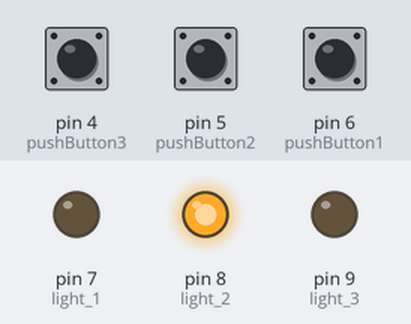
Simulated run of this sketch. Board: Arduino Uno, built with avr-gcc and run on an emulated ATmega328P. Parts: output pins drawn as LEDs (lit = HIGH). The inputs (shaded band) are chosen by the test bench; at power-on: pin 5 (pushButton2) HIGH, pin 6 (pushButton1) HIGH, pin 4 (pushButton3) HIGH. What the sketch prints to the serial monitor is not drawn.

Above: at 1.2 s.
1.3 s: pin 5 (pushButton2) pulled LOW for 0.15 s
At 2.1 s:
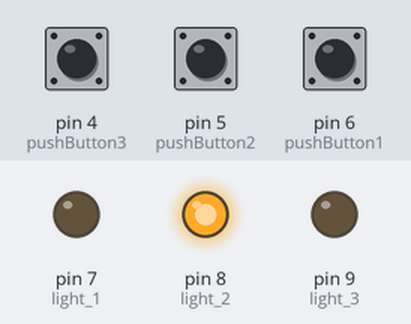
2.9 s: pin 6 (pushButton1) pulled LOW for 0.15 s
At 4.2 s:
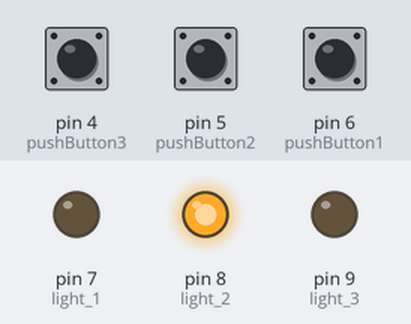
4.5 s: pin 6 (pushButton1) pulled LOW for 1 s
7.5 s: pin 6 (pushButton1) pulled LOW for 3.2 s
12.2 s: pin 5 (pushButton2) pulled LOW for 1 s
At 12.43 s:
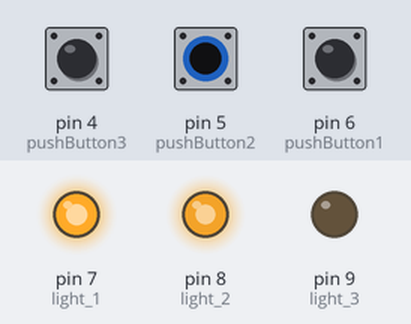
15.2 s: pin 5 (pushButton2) pulled LOW for 3.2 s
At 19.0 s:
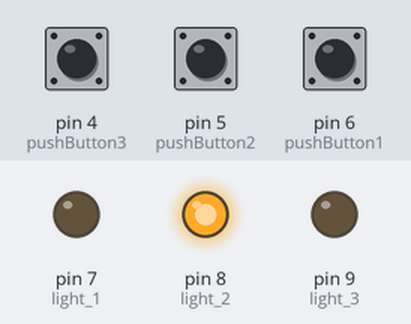
Timing chart, 0 to 20.5 s (numbered marks = the images above; inputs shaded):
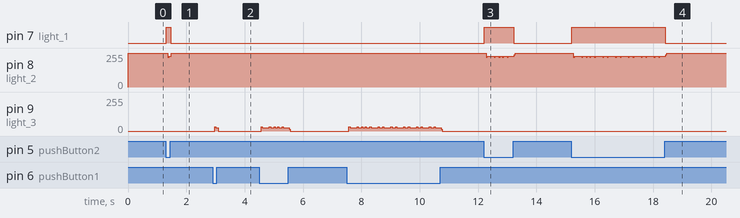

The sketch:

led.ino
```cpp
// digital pin 4,5,6 has a pushbuttons attached to it. Give them a name:
int pushButton1 = 6;  //button 1
int pushButton2 = 5;  //button 2
int pushButton3 = 4;  //button 3


// the setup routine runs once when you press reset:
void setup() {
  // initialize serial communication at 9600 bits per second:
  Serial.begin(9600);
  // make the pushbuttons' pins an input:
  pinMode(pushButton1, INPUT);
  pinMode(pushButton2, INPUT);
  pinMode(pushButton3, INPUT);
  pinMode(7, OUTPUT); // light 1
  pinMode(8, OUTPUT); // light 2
  pinMode(9, OUTPUT); // light 3
}

// the loop routine runs over and over again forever:
void loop() {
  // read the inputs of the three pins:
  int buttonState1 = digitalRead(pushButton1);
  int buttonState2 = digitalRead(pushButton2);
  int buttonState3 = digitalRead(pushButton3);
  // print out the state of the three buttons:
  Serial.println(buttonState1);
  Serial.println(buttonState2);
  Serial.println(buttonState3);
  delay(1);// delay in between reads for stability// delay in between reads for stability

  // if and else statements turning on and off lights when the corresponding buttons are pressed
  if (buttonState1 == LOW) {    // for button 1 not being pressed
    digitalWrite(9, HIGH);      // light 3 is turned on
  } else {
    if (buttonState2 == LOW) {  // for button 2 not being pressed while 1 is pressed
      digitalWrite(7, HIGH);    // light 1 is turned on
    } else {                    // for button 2 being pressed while 1 is pressed
      digitalWrite(7, LOW);     // light 1 is turned off
    }
  }

  delay(1);// delay in between reads for stability// delay in between reads for stability
  if (buttonState2 == LOW) {    // for button 2 not being pressed
    digitalWrite(8, LOW);       // light 2 is turned off
  } else {                      // for button 2 being pressed
    digitalWrite(8, HIGH);      // light 2 is turned on
    digitalWrite(9, LOW);       // light 3 is turned off
  }

  delay(1);// delay in between reads for stability// delay in between reads for stability
  if (buttonState3 == LOW) {    // for button 3 not being pressed
    digitalWrite(7, LOW);       // light 1 is turned off
  } else {                      // for button 3 being pressed
    digitalWrite(8, HIGH);      // light 2 is turn on
  }
}
```

Measured:
- after the input at 1.3 s, pin 7 (light_1): LOW → HIGH at once, → LOW 0.15 s later; pin 8 (light_2): 255/255 → 229/255 after 0.07 s, → 255/255 0.12 s later
- after the input at 2.9 s, pin 9 (light_3): 0/255 → 26/255 after 0.07 s, → 0/255 0.12 s later
- after the input at 12.2 s, pin 7 (light_1): LOW → HIGH at once, → LOW 1.0 s later
- after the input at 15.2 s, pin 7 (light_1): LOW → HIGH at once, → LOW 3.2 s later
